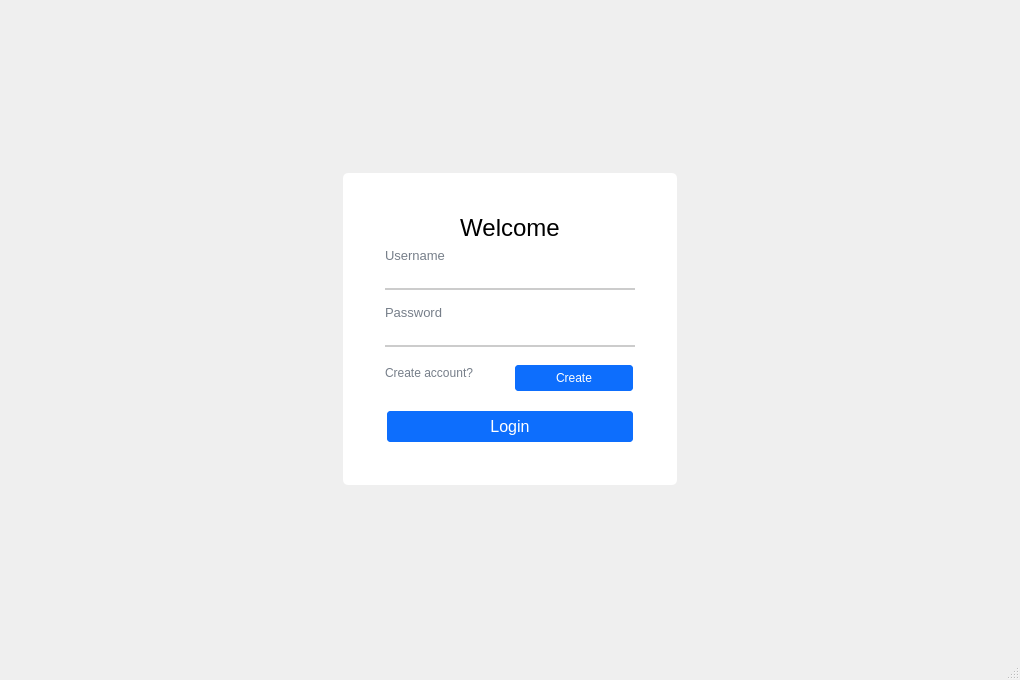
<?xml version="1.0" encoding="UTF-8"?>
<ui version="4.0">
 <class>MainWindow</class>
 <widget class="QMainWindow" name="MainWindow">
  <property name="geometry">
   <rect>
    <x>0</x>
    <y>0</y>
    <width>1020</width>
    <height>680</height>
   </rect>
  </property>
  <property name="windowTitle">
   <string>MainWindow</string>
  </property>
  <property name="styleSheet">
   <string notr="true">QMainWindow{
	border-image: url(:/image/ảnh nền/Nền.jpg);
}
#widget{
	background-color: #fff;
	border-radius: 5px;
}
QLabel{
	color: #767e89;
}
QLabel#label{
	color: #000;
}
QLineEdit{
	border: none;
	border-bottom: 2px solid #cccccc;
}
QLineEdit:focus{
	border-bottom: 2px solid #28a2a2;
}
QPushButton{
	background-color: #0d6efd;
	border: 2px solid #fff;
	color: #fff;
	border-radius: 5px;
	padding: 6px;
	margin-top: 10px;
}
QPushButton:hover,
QPushButton:clicked{
	background-color: #0b5ed7;
	border: 2px solid #9ac3fe;
}</string>
  </property>
  <widget class="QWidget" name="centralwidget">
   <layout class="QGridLayout" name="gridLayout_2">
    <item row="0" column="1">
     <spacer name="verticalSpacer_2">
      <property name="orientation">
       <enum>Qt::Vertical</enum>
      </property>
      <property name="sizeHint" stdset="0">
       <size>
        <width>20</width>
        <height>57</height>
       </size>
      </property>
     </spacer>
    </item>
    <item row="1" column="0">
     <spacer name="horizontalSpacer">
      <property name="orientation">
       <enum>Qt::Horizontal</enum>
      </property>
      <property name="sizeHint" stdset="0">
       <size>
        <width>231</width>
        <height>20</height>
       </size>
      </property>
     </spacer>
    </item>
    <item row="1" column="1">
     <widget class="QWidget" name="widget" native="true">
      <layout class="QGridLayout" name="gridLayout">
       <item row="0" column="1">
        <spacer name="verticalSpacer_3">
         <property name="orientation">
          <enum>Qt::Vertical</enum>
         </property>
         <property name="sizeHint" stdset="0">
          <size>
           <width>20</width>
           <height>32</height>
          </size>
         </property>
        </spacer>
       </item>
       <item row="1" column="0">
        <spacer name="horizontalSpacer_3">
         <property name="orientation">
          <enum>Qt::Horizontal</enum>
         </property>
         <property name="sizeHint" stdset="0">
          <size>
           <width>32</width>
           <height>20</height>
          </size>
         </property>
        </spacer>
       </item>
       <item row="1" column="1">
        <layout class="QVBoxLayout" name="verticalLayout_4">
         <item>
          <widget class="QLabel" name="label">
           <property name="font">
            <font>
             <pointsize>18</pointsize>
            </font>
           </property>
           <property name="text">
            <string>Welcome</string>
           </property>
           <property name="alignment">
            <set>Qt::AlignCenter</set>
           </property>
          </widget>
         </item>
         <item>
          <layout class="QVBoxLayout" name="verticalLayout_3">
           <property name="spacing">
            <number>15</number>
           </property>
           <item>
            <layout class="QVBoxLayout" name="verticalLayout_2">
             <property name="spacing">
              <number>3</number>
             </property>
             <item>
              <widget class="QLabel" name="label_3">
               <property name="font">
                <font>
                 <pointsize>10</pointsize>
                </font>
               </property>
               <property name="text">
                <string>Username</string>
               </property>
              </widget>
             </item>
             <item>
              <widget class="QLineEdit" name="lineEdit_2">
               <property name="minimumSize">
                <size>
                 <width>250</width>
                 <height>0</height>
                </size>
               </property>
               <property name="font">
                <font>
                 <pointsize>13</pointsize>
                </font>
               </property>
              </widget>
             </item>
            </layout>
           </item>
           <item>
            <layout class="QVBoxLayout" name="verticalLayout">
             <property name="spacing">
              <number>3</number>
             </property>
             <item>
              <widget class="QLabel" name="label_2">
               <property name="font">
                <font>
                 <pointsize>10</pointsize>
                </font>
               </property>
               <property name="text">
                <string>Password</string>
               </property>
              </widget>
             </item>
             <item>
              <widget class="QLineEdit" name="lineEdit">
               <property name="font">
                <font>
                 <pointsize>13</pointsize>
                </font>
               </property>
              </widget>
             </item>
            </layout>
           </item>
          </layout>
         </item>
         <item>
          <layout class="QHBoxLayout" name="horizontalLayout">
           <item>
            <widget class="QLabel" name="label_4">
             <property name="text">
              <string>Create account?</string>
             </property>
            </widget>
           </item>
           <item>
            <widget class="QPushButton" name="pushButton_2">
             <property name="text">
              <string>Create</string>
             </property>
            </widget>
           </item>
          </layout>
         </item>
         <item>
          <widget class="QPushButton" name="pushButton">
           <property name="font">
            <font>
             <pointsize>12</pointsize>
            </font>
           </property>
           <property name="text">
            <string>Login</string>
           </property>
          </widget>
         </item>
        </layout>
       </item>
       <item row="1" column="2">
        <spacer name="horizontalSpacer_4">
         <property name="orientation">
          <enum>Qt::Horizontal</enum>
         </property>
         <property name="sizeHint" stdset="0">
          <size>
           <width>32</width>
           <height>20</height>
          </size>
         </property>
        </spacer>
       </item>
       <item row="2" column="1">
        <spacer name="verticalSpacer_4">
         <property name="orientation">
          <enum>Qt::Vertical</enum>
         </property>
         <property name="sizeHint" stdset="0">
          <size>
           <width>20</width>
           <height>32</height>
          </size>
         </property>
        </spacer>
       </item>
      </layout>
     </widget>
    </item>
    <item row="1" column="2">
     <spacer name="horizontalSpacer_2">
      <property name="orientation">
       <enum>Qt::Horizontal</enum>
      </property>
      <property name="sizeHint" stdset="0">
       <size>
        <width>230</width>
        <height>20</height>
       </size>
      </property>
     </spacer>
    </item>
    <item row="2" column="1">
     <spacer name="verticalSpacer">
      <property name="orientation">
       <enum>Qt::Vertical</enum>
      </property>
      <property name="sizeHint" stdset="0">
       <size>
        <width>20</width>
        <height>57</height>
       </size>
      </property>
     </spacer>
    </item>
   </layout>
  </widget>
  <widget class="QMenuBar" name="menubar">
   <property name="geometry">
    <rect>
     <x>0</x>
     <y>0</y>
     <width>1020</width>
     <height>26</height>
    </rect>
   </property>
  </widget>
  <widget class="QStatusBar" name="statusbar"/>
 </widget>
 <resources>
  <include location="resource image.qrc"/>
 </resources>
 <connections/>
</ui>
